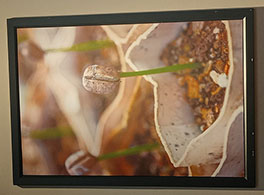
#> input picture Local_Feature/datasets/pic0.jpg, 264 x 195 px
$ python SIFT_Matching.py
#> lines starting #> are read from the running program, lines starting #| are printed output that depends on the picture
import cv2

# đọc ảnh 1 và ảnh 2
img1 = cv2.imread("datasets/pic0.jpg")
#> img1 is the input picture: shape (195, 264, 3); mean B, G, R 84.6, 110.6, 135.7
img2 = cv2.imread("datasets/pic1.jpg")
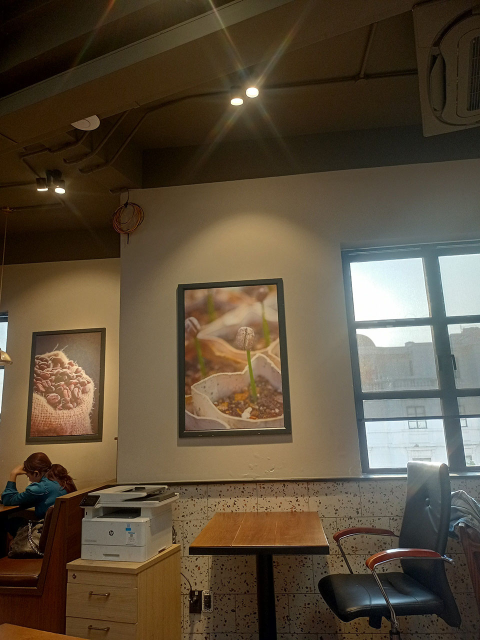
#> input picture Local_Feature/datasets/pic1.jpg, 960 x 1280 px (shown at 1/2 size)
#> img2 is the input picture: shape (1280, 960, 3); mean B, G, R 59, 78, 91.6

# Chuyển ảnh sang không gian màu xám
grayimg1 = cv2.cvtColor(img1, cv2.COLOR_BGR2GRAY)
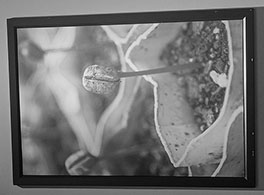
#> grayimg1: shape (195, 264); min 0, max 252, mean 115.1
grayimg2 = cv2.cvtColor(img2, cv2.COLOR_BGR2GRAY)
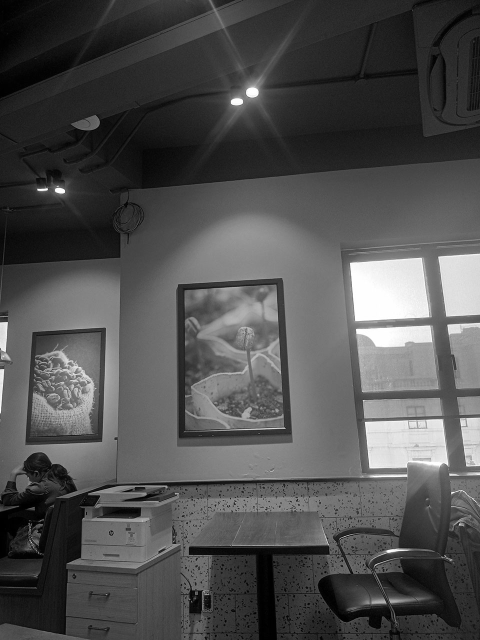
#> grayimg2: shape (1280, 960) (shown at 1/2 size); min 0, max 255, mean 79.9

# Tạo SIFT
sift = cv2.SIFT_create()

# các tham số của SIFT
sift.setContrastThreshold(0.03) # Low-Constrast Extrema
sift.setEdgeThreshold(5) # Edge-Like Extrema

# Tính các keypoint và descriptor của ảnh 1 và 2
keypoints1, descriptors1 = sift.detectAndCompute(grayimg1, None) # None là mask (mặt nạ)
#> keypoints1 = 295 keypoints; strongest (x, y, size): (216, 30, 3.6), (213, 175, 2.1), (190, 175, 2.2), (191, 60, 2.3)
keypoints2, descriptors2 = sift.detectAndCompute(grayimg2, None) # None là mask (mặt nạ)
#> keypoints2 = 2415 keypoints; strongest (x, y, size): (119, 381, 11.1), (919, 1050, 1.9), (77, 379, 3.2), (505, 184, 16.7)

# Cách 1: Dùng BF để matching
# Tạo đối tượng BFMatcher để so khớp keypoints và tính toán matches
bf = cv2.BFMatcher(cv2.NORM_L1, crossCheck=False)

# Sử dụng thuật toán k-nearest neighbors để tìm các điểm khớp
matches = bf.knnMatch(descriptors1, descriptors2, k=2)
#> matches = 295 matches

#----------------------------------------------------------
# # Cách 2: Dùng FLANN để matching
# # Tạo đối tượng FLANN Matcher
# FLANN_INDEX_KDTREE = 1
# index_params = dict(algorithm = FLANN_INDEX_KDTREE, trees = 5)
# search_params = dict(checks = 50)
# flann = cv2.FlannBasedMatcher(index_params, search_params)
# matches = flann.knnMatch(descriptors1, descriptors2, k=2)
#-------------------------------------------------------------

# Lọc các điểm khớp dựa trên mức độ giống nhau của chúng
good = []
for m, n in matches:
    if m.distance < 0.7*n.distance:
        good.append([m])
#> after the loop, good = 166 matches

# Vẽ các điểm khớp được lọc và lưu vào img 3
img3 = cv2.drawMatchesKnn(grayimg1, keypoints1, grayimg2, keypoints2, good, None, matchColor=(0, 255, 0), matchesMask=None, singlePointColor=(255, 0, 0), flags=0)
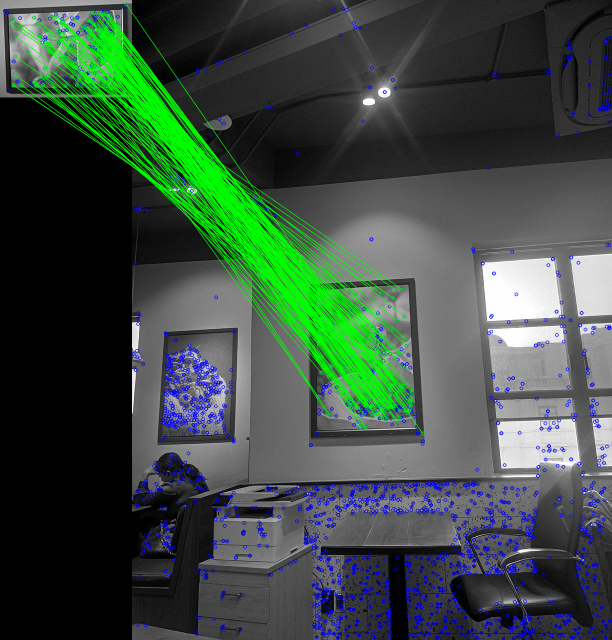
#> img3: shape (1280, 1224, 3) (shown at 1/2 size); mean of channels 0, 1, 2 66.1, 75.9, 59.6; drawn as B, G, R

# result
img3 = cv2.resize(img3, (1380, 720))
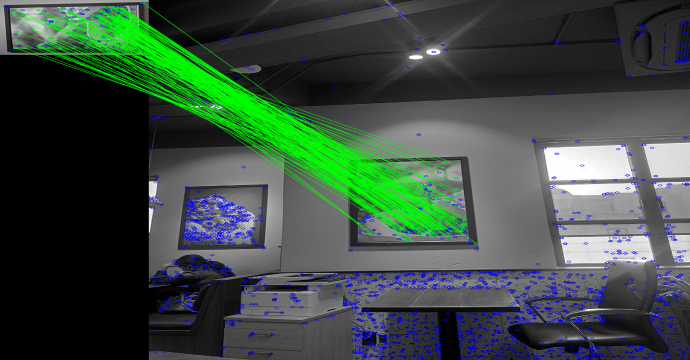
#> img3: shape (720, 1380, 3) (shown at 1/2 size); mean of channels 0, 1, 2 66, 75.8, 59.5; drawn as B, G, R

cv2.imshow("SIFT Matching", img3)
cv2.waitKey(0)
cv2.destroyAllWindows()
